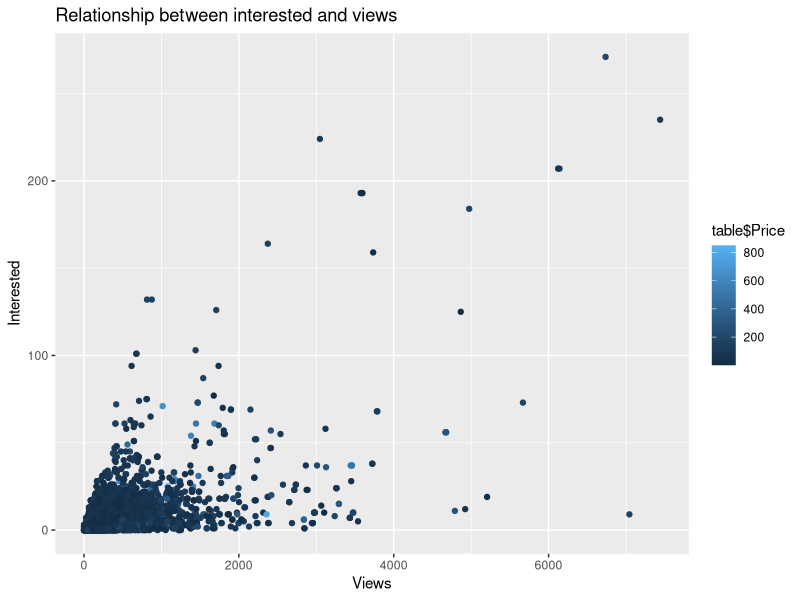
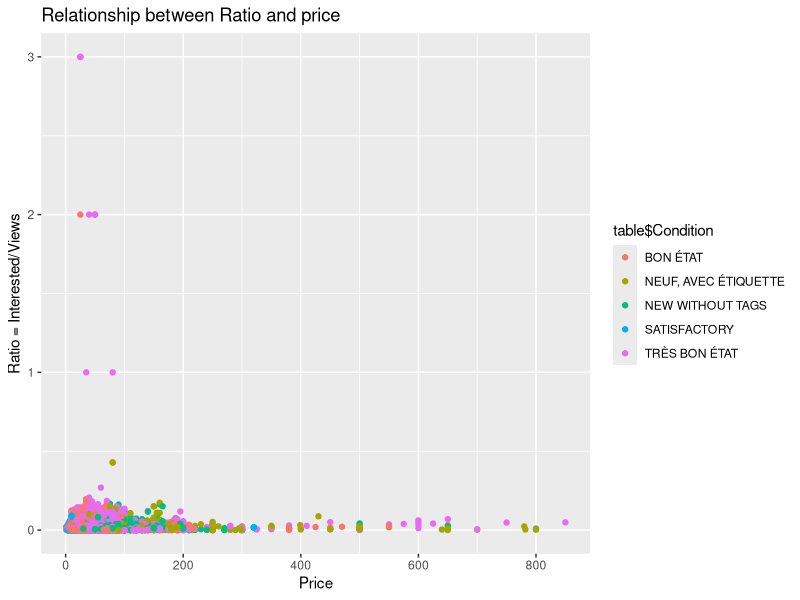
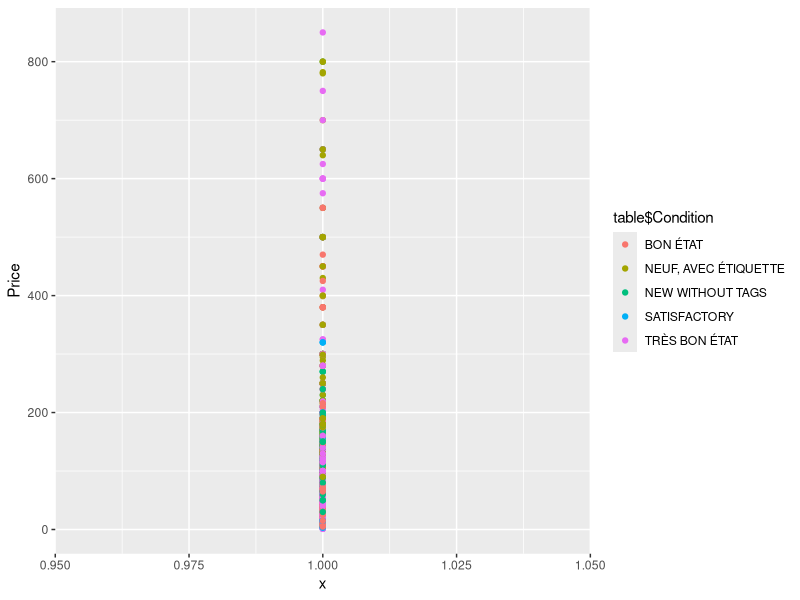
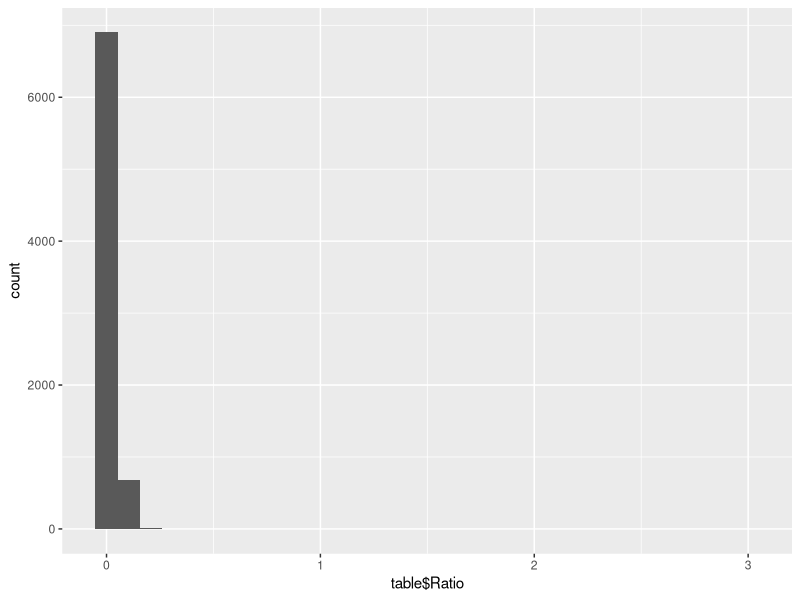
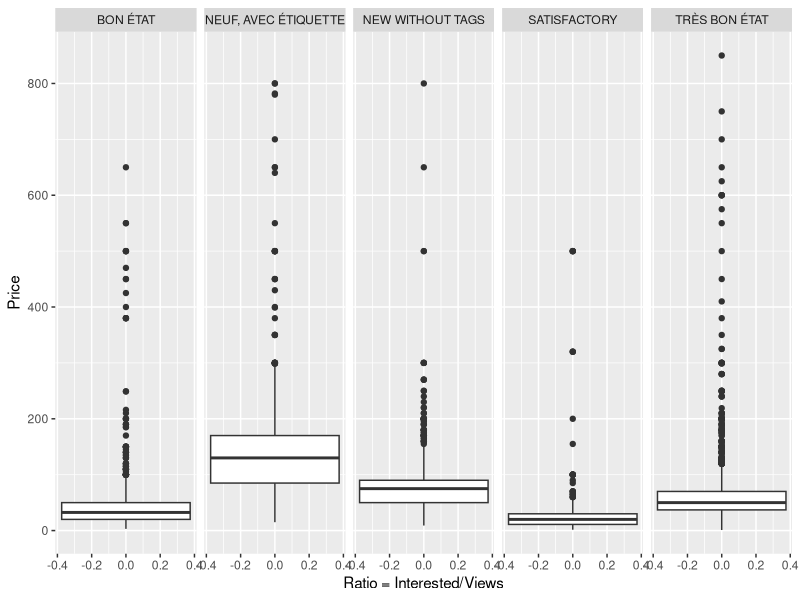
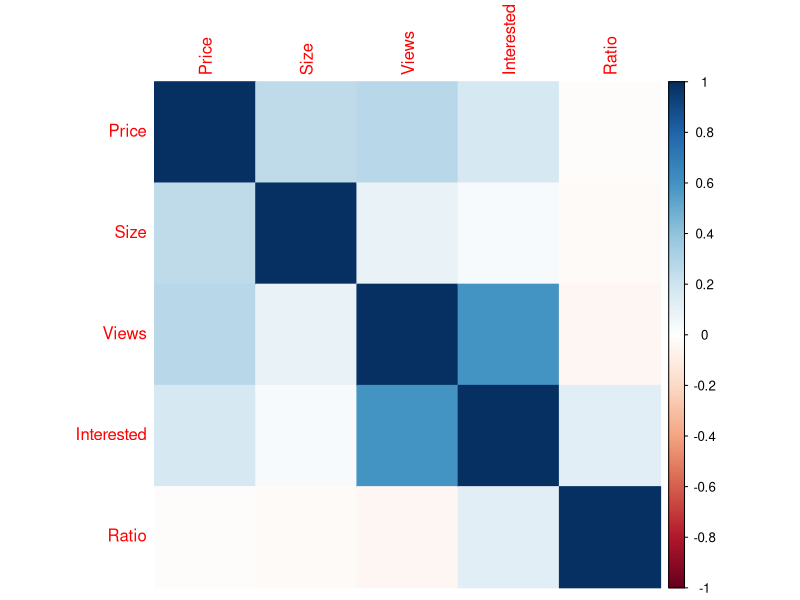

Write R code to recreate these figures, in order. (Note: this script raises an error after producing the figures.)
###### Data analysis and exploration - Vinted ######################
#-------------------------------------------------------------------#
# The idea is to study the collected data in order to evaluate the relationship 
# between the number of interested people and the other factors 
# The metric that we seek to maximize is the following ratio :
# Ratio = Interested / Views
# Because then we maximize the number of people that are truly interested into 
# buying the product (they put it on favorite articles)
#-------------------------------------------------------------------#

#-------------------------------------------------------------------#
#                   I - Import libraries and files 
#-------------------------------------------------------------------#
#setwd("C:\\Users\\Sébastien CARARO\\Desktop\\Vinted\\Data\\Scraped")

library(ggplot2)
library(corrplot)
library(dplyr)
library(MASS)
library(glue)

table <- read.csv('Air-force-one.csv', sep = ";", encoding = 'utf-8') %>%
  filter(Size != "" & Size != 'Na')
summary(table)
table$Size <- as.numeric(as.character(table$Size))
table$Price <- as.numeric(gsub(",", ".", as.character(table$Price)))
dim(table)
summary(table)
table$Ratio <- table$Interested / table$Views

table <- table %>%
  filter(!is.na(Price))%>% 
  filter(Size > 35 ) # Remove baby 

dim(table)
summary(table)

table$Condition <- as.character(table$Condition)
# for french version...
table$Condition[table$Condition == "BON Ã‰TAT"] <- 'GOOD CONDITION'
table$Condition[table$Condition == "NEUF"] <- 'NEW WITHOUT TAGS'
table$Condition[table$Condition == "NEUF, AVEC Ã‰TIQUETTE"] <- 'NEW WITH TAGS'
table$Condition[table$Condition == "SATISFAISANT"] <- 'SATISFACTORY'
table$Condition[table$Condition == "TRÃˆS BON Ã‰TAT"] <- 'VERY GOOD CONDITION'
levels(as.factor(table$Condition))

#-------------------------------------------------------------------#
#                           II - Overview
#-------------------------------------------------------------------#
ggplot()+
  geom_point(aes(x = table$Views, y = table$Interested, col = table$Price))+
  labs(title = 'Relationship between interested and views')+
  xlab("Views")+
  ylab("Interested")

ggplot()+
  geom_point(aes(x = table$Price, y = table$Ratio, col = table$Condition))+
  labs(title = 'Relationship between Ratio and price')+
  xlab("Price")+
  ylab("Ratio = Interested/Views")

ggplot()+
  geom_point(aes(y=table$Price, x = 1, col = table$Condition))+
  ylab("Price")

ggplot()+
  geom_histogram(aes(x = table$Ratio))

ggplot(data = table, aes(y = Price)) +
  geom_boxplot() +
  facet_grid(. ~ Condition)+
  labs(x = "Ratio = Interested/Views", 
       y = "Price")


for(condition in levels(table$Condition)){
  print(condition)
  t <- table %>% filter(Condition == condition)
  p <- ggplot()+
    geom_histogram(aes(x = t$Price), col = 'blue', binwidth = 5)+
    geom_vline(xintercept = median(t$Price), col = 'dark green')+
    labs(title = condition, subtitle = glue("Median price = ", median(t$Price), " euros"))+
    xlab("Price")+
    ylab('Occurences')
  print(p)
}
#-------------------------------------------------------------------#
#                       III - Correlation matrix 
#-------------------------------------------------------------------#

mydata.cor <- cor(table %>% dplyr::select(Price, Size, Views, Interested, Ratio), method = c("pearson"))
rownames(mydata.cor) <- colnames(mydata.cor) # hack
corrplot(mydata.cor, method = "color")
print(mydata.cor)



#-------------------------------------------------------------------#
# IV - Try to determine relation between interested/minute and other variables
#-------------------------------------------------------------------#

model <- lm(Ratio ~ ., data = table)
print(model)

model <- lm(Price ~ Condition + Size, data = table)
print(model)
